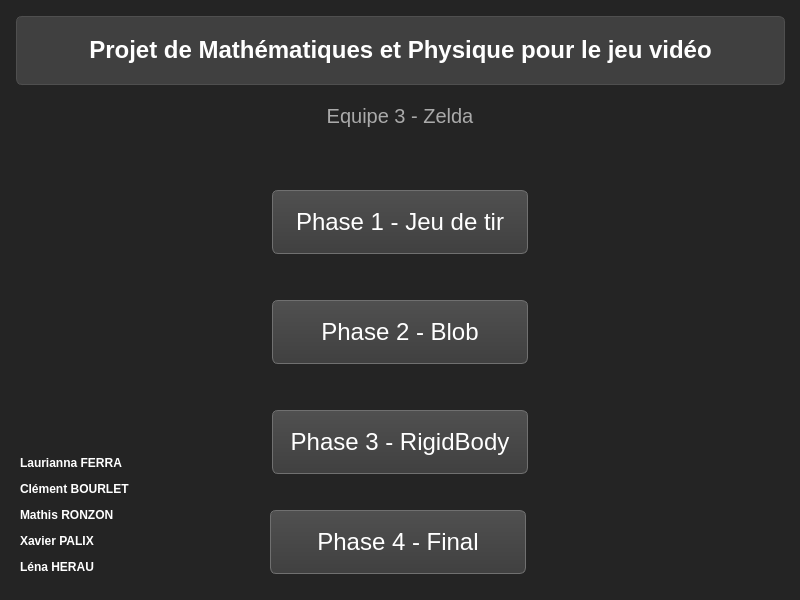
<?xml version="1.0" encoding="UTF-8"?>
<ui version="4.0">
 <class>WindowMainMenu</class>
 <widget class="QMainWindow" name="WindowMainMenu">
  <property name="geometry">
   <rect>
    <x>0</x>
    <y>0</y>
    <width>800</width>
    <height>600</height>
   </rect>
  </property>
  <property name="windowTitle">
   <string>MainWindow</string>
  </property>
  <property name="styleSheet">
   <string notr="true">background-color: rgb(36, 36, 36);</string>
  </property>
  <widget class="QWidget" name="centralwidget">
   <widget class="QLabel" name="projectTitle">
    <property name="geometry">
     <rect>
      <x>0</x>
      <y>0</y>
      <width>801</width>
      <height>101</height>
     </rect>
    </property>
    <property name="sizePolicy">
     <sizepolicy hsizetype="Maximum" vsizetype="Maximum">
      <horstretch>0</horstretch>
      <verstretch>0</verstretch>
     </sizepolicy>
    </property>
    <property name="minimumSize">
     <size>
      <width>250</width>
      <height>80</height>
     </size>
    </property>
    <property name="sizeIncrement">
     <size>
      <width>400</width>
      <height>400</height>
     </size>
    </property>
    <property name="font">
     <font>
      <pointsize>-1</pointsize>
      <bold>true</bold>
      <kerning>false</kerning>
     </font>
    </property>
    <property name="layoutDirection">
     <enum>Qt::LeftToRight</enum>
    </property>
    <property name="autoFillBackground">
     <bool>false</bool>
    </property>
    <property name="styleSheet">
     <string notr="true">color: white;
font-size: 24px;
background-color: #404040;
border-radius: 6px;
border: 1px solid #4F4F4F;
margin:16px;</string>
    </property>
    <property name="text">
     <string>Projet de Mathématiques et Physique pour le jeu vidéo</string>
    </property>
    <property name="textFormat">
     <enum>Qt::RichText</enum>
    </property>
    <property name="scaledContents">
     <bool>true</bool>
    </property>
    <property name="alignment">
     <set>Qt::AlignCenter</set>
    </property>
    <property name="wordWrap">
     <bool>true</bool>
    </property>
    <property name="textInteractionFlags">
     <set>Qt::NoTextInteraction</set>
    </property>
   </widget>
   <widget class="QPushButton" name="phase1Button">
    <property name="geometry">
     <rect>
      <x>272</x>
      <y>190</y>
      <width>256</width>
      <height>64</height>
     </rect>
    </property>
    <property name="autoFillBackground">
     <bool>false</bool>
    </property>
    <property name="styleSheet">
     <string notr="true">color: white;
font-size: 24px;
background-color: #404040;
border-radius: 6px;
border: 1px solid #707070;
background-color: qlineargradient(spread:pad, x1:1, y1:1, x2:1, y2:0, stop:0  #404040, stop:1 #505050);</string>
    </property>
    <property name="text">
     <string>Phase 1 - Jeu de tir</string>
    </property>
    <property name="autoDefault">
     <bool>false</bool>
    </property>
    <property name="default">
     <bool>false</bool>
    </property>
   </widget>
   <widget class="QLabel" name="teamName">
    <property name="geometry">
     <rect>
      <x>0</x>
      <y>90</y>
      <width>800</width>
      <height>51</height>
     </rect>
    </property>
    <property name="styleSheet">
     <string notr="true">font-size: 20px;
color: #AAA;
font: 600 14pt &quot;Segoe UI&quot;;
</string>
    </property>
    <property name="text">
     <string>Equipe 3 - Zelda</string>
    </property>
    <property name="alignment">
     <set>Qt::AlignCenter</set>
    </property>
   </widget>
   <widget class="QPushButton" name="phase2Button">
    <property name="geometry">
     <rect>
      <x>272</x>
      <y>300</y>
      <width>256</width>
      <height>64</height>
     </rect>
    </property>
    <property name="autoFillBackground">
     <bool>false</bool>
    </property>
    <property name="styleSheet">
     <string notr="true">color: white;
font-size: 24px;
background-color: #404040;
border-radius: 6px;
border: 1px solid #707070;
background-color: qlineargradient(spread:pad, x1:1, y1:1, x2:1, y2:0, stop:0  #404040, stop:1 #505050);</string>
    </property>
    <property name="text">
     <string>Phase 2 - Blob</string>
    </property>
    <property name="autoDefault">
     <bool>false</bool>
    </property>
    <property name="default">
     <bool>false</bool>
    </property>
   </widget>
   <widget class="QLabel" name="label">
    <property name="geometry">
     <rect>
      <x>20</x>
      <y>430</y>
      <width>171</width>
      <height>171</height>
     </rect>
    </property>
    <property name="styleSheet">
     <string notr="true">color: white;
font-weight: bold;</string>
    </property>
    <property name="text">
     <string>&lt;html&gt;&lt;head/&gt;&lt;body&gt;&lt;p&gt;Laurianna FERRA&lt;/p&gt;&lt;p&gt;Clément BOURLET&lt;/p&gt;&lt;p&gt;Mathis RONZON&lt;/p&gt;&lt;p&gt;Xavier PALIX&lt;/p&gt;&lt;p&gt;Léna HERAU&lt;/p&gt;&lt;/body&gt;&lt;/html&gt;</string>
    </property>
   </widget>
   <widget class="QPushButton" name="phase3Button">
    <property name="geometry">
     <rect>
      <x>272</x>
      <y>410</y>
      <width>256</width>
      <height>64</height>
     </rect>
    </property>
    <property name="autoFillBackground">
     <bool>false</bool>
    </property>
    <property name="styleSheet">
     <string notr="true">color: white;
font-size: 24px;
background-color: #404040;
border-radius: 6px;
border: 1px solid #707070;
background-color: qlineargradient(spread:pad, x1:1, y1:1, x2:1, y2:0, stop:0  #404040, stop:1 #505050);</string>
    </property>
    <property name="text">
     <string>Phase 3 - RigidBody</string>
    </property>
    <property name="autoDefault">
     <bool>false</bool>
    </property>
    <property name="default">
     <bool>false</bool>
    </property>
   </widget>
   <widget class="QPushButton" name="phase4Button">
    <property name="geometry">
     <rect>
      <x>270</x>
      <y>510</y>
      <width>256</width>
      <height>64</height>
     </rect>
    </property>
    <property name="autoFillBackground">
     <bool>false</bool>
    </property>
    <property name="styleSheet">
     <string notr="true">color: white;
font-size: 24px;
background-color: #404040;
border-radius: 6px;
border: 1px solid #707070;
background-color: qlineargradient(spread:pad, x1:1, y1:1, x2:1, y2:0, stop:0  #404040, stop:1 #505050);</string>
    </property>
    <property name="text">
     <string>Phase 4 - Final</string>
    </property>
    <property name="autoDefault">
     <bool>false</bool>
    </property>
    <property name="default">
     <bool>false</bool>
    </property>
   </widget>
  </widget>
 </widget>
 <resources/>
 <connections/>
</ui>
